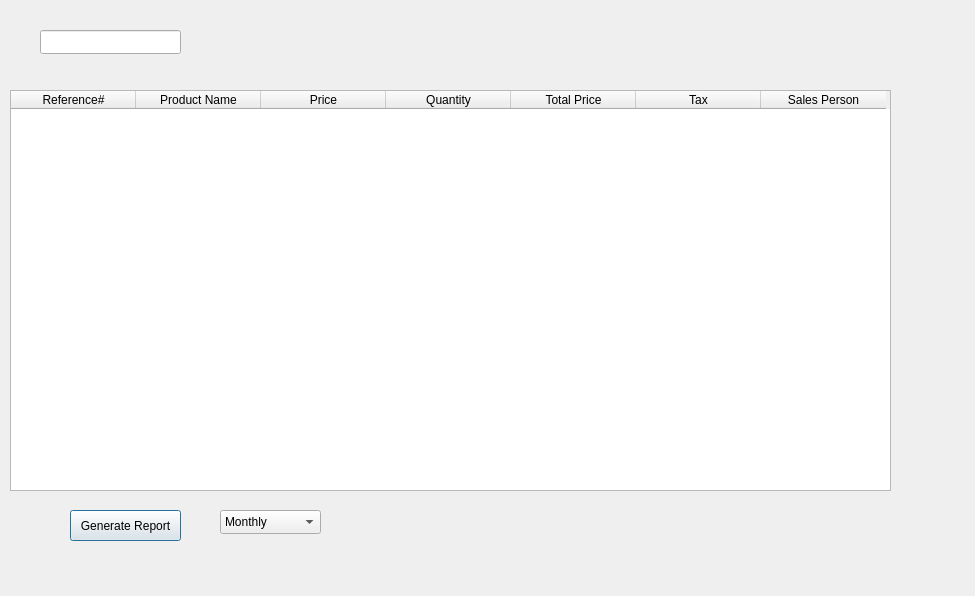
<?xml version="1.0" encoding="UTF-8"?>
<ui version="4.0">
 <class>History</class>
 <widget class="QDialog" name="History">
  <property name="geometry">
   <rect>
    <x>0</x>
    <y>0</y>
    <width>975</width>
    <height>596</height>
   </rect>
  </property>
  <property name="windowTitle">
   <string>Dialog</string>
  </property>
  <widget class="QLineEdit" name="lineEdit">
   <property name="geometry">
    <rect>
     <x>40</x>
     <y>30</y>
     <width>141</width>
     <height>24</height>
    </rect>
   </property>
  </widget>
  <widget class="QTableWidget" name="SalesHistory_Table">
   <property name="geometry">
    <rect>
     <x>10</x>
     <y>90</y>
     <width>881</width>
     <height>401</height>
    </rect>
   </property>
   <attribute name="horizontalHeaderDefaultSectionSize">
    <number>125</number>
   </attribute>
   <column>
    <property name="text">
     <string>Reference#</string>
    </property>
   </column>
   <column>
    <property name="text">
     <string>Product Name</string>
    </property>
   </column>
   <column>
    <property name="text">
     <string>Price</string>
    </property>
   </column>
   <column>
    <property name="text">
     <string>Quantity</string>
    </property>
   </column>
   <column>
    <property name="text">
     <string>Total Price</string>
    </property>
   </column>
   <column>
    <property name="text">
     <string>Tax</string>
    </property>
   </column>
   <column>
    <property name="text">
     <string>Sales Person</string>
    </property>
   </column>
  </widget>
  <widget class="QComboBox" name="comboBox">
   <property name="geometry">
    <rect>
     <x>220</x>
     <y>510</y>
     <width>101</width>
     <height>24</height>
    </rect>
   </property>
   <item>
    <property name="text">
     <string>Monthly</string>
    </property>
   </item>
   <item>
    <property name="text">
     <string>Quarterly</string>
    </property>
   </item>
   <item>
    <property name="text">
     <string>Yearly</string>
    </property>
   </item>
  </widget>
  <widget class="QPushButton" name="Generate_Button">
   <property name="geometry">
    <rect>
     <x>70</x>
     <y>510</y>
     <width>111</width>
     <height>31</height>
    </rect>
   </property>
   <property name="text">
    <string>Generate Report</string>
   </property>
  </widget>
 </widget>
 <resources/>
 <connections/>
</ui>
